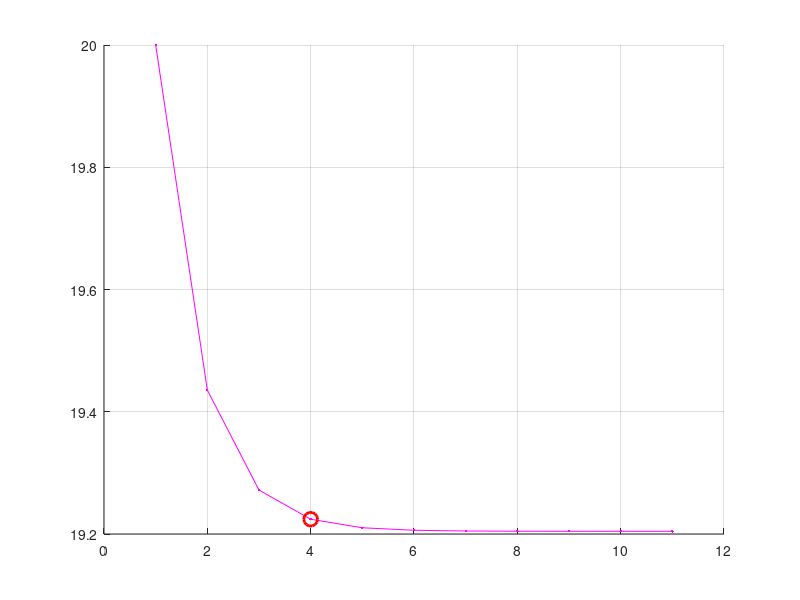

This figure's MATLAB source:
clear, clc

Wguess = 20;
W = Wguess;
for i = 1:10
    Wto(i) = W;

    %s = 7.12;
    Sw = 4.3; %W/(.5*.00238*60^2 * 1.2 );
    Arw = 7.4; %8.68;
    Sth = 0.2 *Sw;
    Sv = .33;
    bth = 1.5;
    bv = 0.7;
    
    hac = 0.25;
    c = 0.8;
    ch = 0.38;
    cv = .5;
    hach = 0.25;
    hacv = 0.25;
    
% Component Weight Estimates- Nicolai
% Wing Weight 
    
    N=6.6; %Ultimate Load Factor (1.5 times limit load factor)(GIVEN)
    Delta=0*pi/180;%Deg %Wing 1/4 chord sweep angle
    lambdaw =0.4; %Taper Ratio
    tc=0.12; %Maximum Thickness Ratio (GIVEN)
    Ve=80;%kts %Equivalent Vmax at SL

    Ww = 96.948*((W*N/10^5)^0.65*(Arw/cos(Delta))^0.57*(Sw/100)^0.61*((1+lambdaw)/(2*tc))^0.36*(1+Ve/500)^0.5)^0.993;

%% Fuselage Weight

     L_fuse = 5; %ft %Fuselage Length
     W_fuse =.67; %ft %Fuselage Width
     D= 1/24; %ft %Fuselage Max Depth

    Wf=200*((W*N/10^5)^0.286*(L_fuse/10)^0.857*((W_fuse+D)/10)*(Ve/100)^0.338)^1.1;

%% Horizontal Tail Weight

    lh=35 / 12 + (.5 - hac) * c - (.5 - hach) * ch; %ft %Distance from Wing MACto Tail MAC
    thr=ch*.12*12; %inches %horizontal tail max root thickness (chord * thick/chord)

    Wht=127*((W*N/10^5)^0.87*(Sth/100)^1.2*(lh/10)^0.483*(bth/thr)^0.5)^0.458;

%% Vertical Tail Weight

    tvr=cv*.12*12; %in %Vertical Tail Max Root Thickness (chord * thick/chord * in/ft)

    Wvt= (2)* 98.5*((W*N/10^5)^0.87*( (.5)* Sv/100)^1.2*( (.5)* bv/tvr)^0.5)^0.458;

%% Landing Gear Weight

%Llg=18; %in    %Length of Main Landing Gear Strut
%Nland=2; %Ultimate Load Factor at Wland
%Wlg=0.054*(Llg)^0.501*(W*Nland)^0.684

%don't need niccolai if we have specific landing gear
    Wlg = 1.5;

%% TOTAL STRUCTURAL WEIGHT
    Wstruct=Ww+Wf+Wht+Wvt+Wlg;

%% Total Propulsion Unit (minus Fuel system) Weight

    Weng=1.76; %(lbs) %Bare Engine Weight
    Neng=1; %# Engines

    Wp=2.575*(Weng)^0.922*Neng; %this equation likely over-estimates propulsion unit weight for a small UAV

%% Fuel Weight

    Wfu = 1.5; %(lbs)

%% Fuel System Weight

%rhof = 6.739; %lb/gal fuel mass density JP-8
%Fg = Wfu / rhof; %gal %Total Fuel
%tankint=1; %percent %Percent of Fuel Tanks that are integral
%Nt=2; %Number of Separate Fuel Tanks
%Wfs=2.49*((Fg)^0.6*(1/(1+tankint))^0.3*Nt^0.2*Neng^0.13)^1.21

% specific fuel system weights (fuel tanks, lines) likely can be found for your aircraft, if so, use those actual values instead of the niccolai equations.
    Wfs = .25;
%% Surface Controls Weight

    Wsc=1.066*W^0.626;
%% Avionics Weight - use weights of specific sensors you choose (camera, servos, computer, GPS & Battery)
    Wau=1.62;
%% Payload Weight
    Wpl=2;
%% TOTAL WEIGHT
    Wto(i)=Wstruct+Wp+Wfs+Wsc+Wpl+Wfu;
    W = Wto(i);

    Ww_arr(i) = Ww;
    Wf_arr(i) = Wf;
    Wht_arr(i) = Wht;
    Wvt_arr(i) = Wvt;
    Wstruct_arr(i) = Wstruct;
    Wp_arr(i) = Wp;
    Wau_arr(i) = Wau;
end

% W at elbow!!
index = 3;            % should choose x=4
W_pick = Wto(index)

% Outputs of component weights @ index!!
Ww = Ww_arr(index)
Wf = Wf_arr(index)
Wht = Wht_arr(index)
Wvt = Wvt_arr(index)
Wstruct = Wstruct_arr(index)
Wp = Wp_arr(index);
Wau = Wau_arr(index);

figure; grid on; hold on
plot([Wguess Wto], '.-m')
plot(index+1, W_pick, 'or', 'MarkerSize', 10, 'LineWidth', 2)  % +1 bc Wguess is the first point
